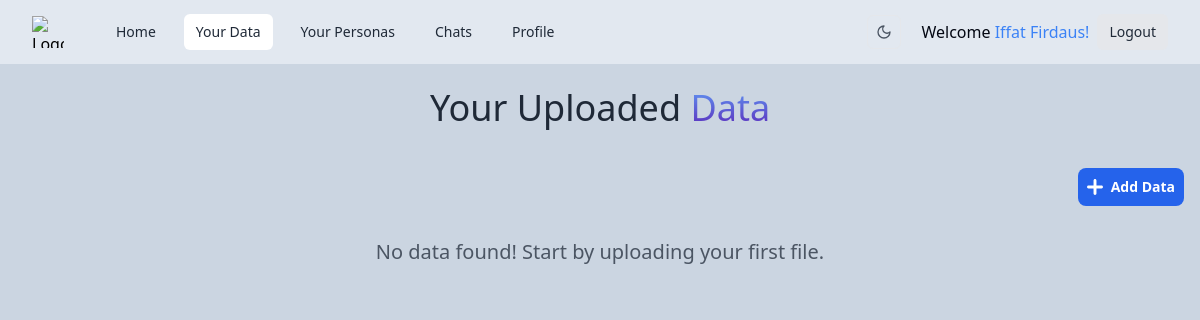
The app's page /data (signed in), older data.
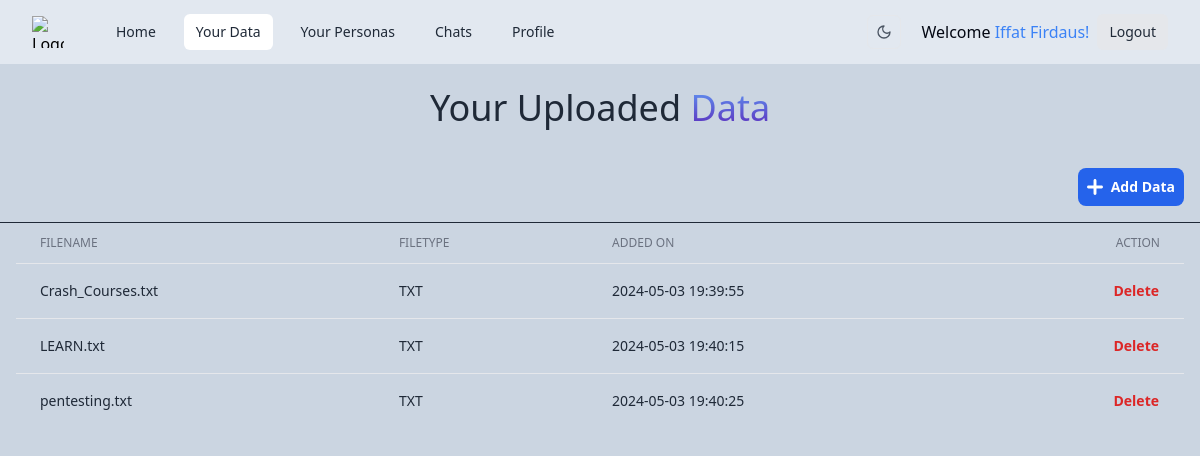
The same page, newer data.
### models.py (models this page shows, shortened)
class Data(db.Model):
    _id = db.Column("id", db.Integer, primary_key=True)
    datatype = db.Column(db.String(50), nullable=False)
    filepath = db.Column(db.String(500), nullable=False)
    added_on = db.Column(db.DateTime, nullable=False, default=db.func.now())
    user_id = db.Column(db.Integer, db.ForeignKey('user.id'), nullable=False)
    personas = db.relationship('Persona', backref='data', lazy='dynamic')

### app.py (the view, shortened to what this page needs)
@app.route('/data', methods=['GET', 'POST'])
@login_required
def data():
    files_list = Data.query.filter_by(user_id=session['_user_id']).all()
    form = UploadFileForm()
    return render_template('data.html', form=form, files=files_list)

### app.py (called while the page is built)
@login_manager.user_loader
def load_user(user_id):
    return User.query.get(int(user_id))

### templates/data.html (shortened to what this page needs)
{% extends 'base.html' %}
{% block content %}
<div class="max-w-3xl text-center mx-auto py-6">
  <h1 class="block font-medium text-gray-800 dark:text-gray-200 text-xl sm:text-2xl md:text-3xl lg:text-4xl">
    Your Uploaded <span
      class="bg-clip-text bg-gradient-to-t from-violet-800 to-blue-400 dark:from-blue-300 dark:to-violet-800 text-transparent">
      Data</span>
  </h1>
</div>
<div class="flex justify-end items-center">
  <button type="button"
    class="m-4 p-2 inline-flex items-center gap-x-2 text-sm font-semibold rounded-lg border border-transparent bg-blue-600 text-white hover:bg-blue-700 disabled:opacity-50 disabled:pointer-events-none dark:focus:outline-none dark:focus:ring-1 dark:focus:ring-gray-600"
    data-hs-overlay="#hs-static-backdrop-modal">
    Add Data
  </button>
</div>
{% if files %}
<hr class="border-gray-800">
<div class="flex flex-col px-4">
  <div class="-m-1.5 overflow-x-auto">
    <div class="p-1.5 min-w-full inline-block align-middle">
      <div class="overflow-hidden">
        <table class="min-w-full divide-y divide-gray-200 dark:divide-gray-700">
          <thead>
            <tr>
              <th scope="col" class="px-6 py-3 text-start text-xs font-medium text-gray-500 uppercase">Filename</th>
              <th scope="col" class="px-6 py-3 text-start text-xs font-medium text-gray-500 uppercase">Filetype</th>
              <th scope="col" class="px-6 py-3 text-start text-xs font-medium text-gray-500 uppercase">Added On</th>
              <th scope="col" class="px-6 py-3 text-end text-xs font-medium text-gray-500 uppercase">Action</th>
            </tr>
          </thead>
          <tbody class="divide-y divide-gray-200 dark:divide-gray-700">
            {% for file in files %}
            <tr class="hover:bg-gray-100 dark:hover:bg-gray-700">
              <td class="px-6 py-4 whitespace-nowrap text-sm font-medium text-gray-800 dark:text-gray-200">
                {{ file.filepath }}
              </td>
              <td class="px-6 py-4 whitespace-nowrap text-sm text-gray-800 dark:text-gray-200">
                {{ file.datatype.upper() }}
              </td>
              <td class="px-6 py-4 whitespace-nowrap text-sm text-gray-800 dark:text-gray-200">
                {{ file.added_on }}
              </td>
              <td class="px-6 py-4 whitespace-nowrap text-end text-sm font-medium">
                <form method="post" action="{{ url_for('data') }}">
                  <button type="submit" name="delete-data"
                    onclick="return confirm('Are you sure you want to delete this data?')"
                    class="inline-flex items-center gap-x-2 text-sm font-semibold rounded-lg border border-transparent text-red-600 hover:text-red-800 disabled:opacity-50 disabled:pointer-events-none dark:text-red-500 dark:hover:text-red-400 dark:focus:outline-none dark:focus:ring-1 dark:focus:ring-gray-600">Delete</button>
                </form>
              </td>
            </tr>
            {% endfor %}
          </tbody>
        </table>
      </div>
    </div>
  </div>
</div>
{% else %}
<p class="mt-4 text-xl text-center text-gray-600 dark:text-gray-400">
  No data found! Start by uploading your first file.
</p>
{% endif %}
{% endblock %}

Row changes from the older to the newer data that the page shows:
added Data: filepath "Crash_Courses.txt", datatype "TXT", added_on "2024-05-03 19:39:55"
added Data: filepath "LEARN.txt", datatype "TXT", added_on "2024-05-03 19:40:15"
added Data: filepath "pentesting.txt", datatype "TXT", added_on "2024-05-03 19:40:25"
Text that changed along with them:
text no longer shown: "No data found! Start by uploading your first file."
text now shown: "FILENAME FILETYPE ADDED ON ACTION"
